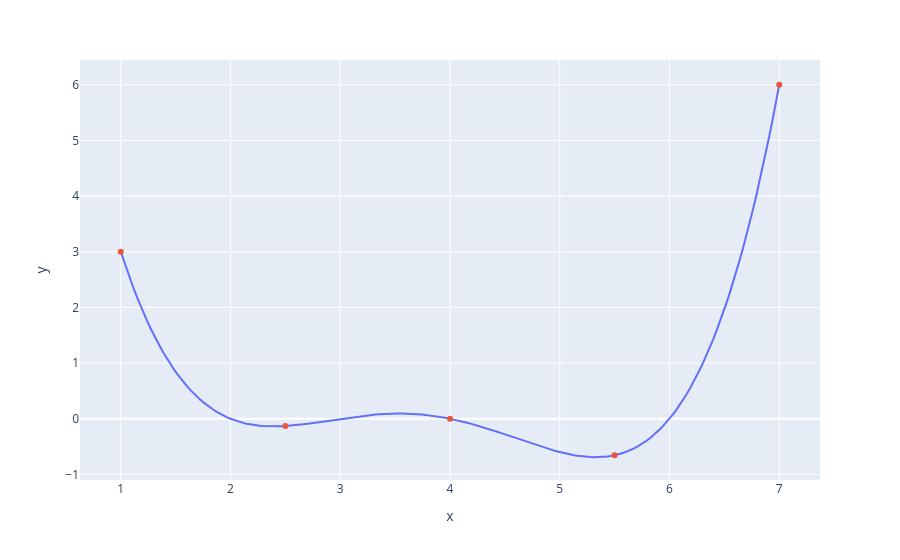

Here is the notebook cell this chart was saved with:
### Code cell
xs = np.linspace(1, 7, 200)
sparse_xs = np.linspace(1, 7, 5)

ys = arbitrary(xs)
sparse_ys = arbitrary(sparse_xs)

fig = px.line(x = xs, y = arbitrary(xs))
fig.add_scatter(x = sparse_xs, y = arbitrary(sparse_xs), mode = 'markers')
fig.update_layout(showlegend= False)
fig.show()

### Figure 1 — Plotly figure (JSON) as saved in the notebook; plotly's stock layout.template omitted (floating-point values rounded to 4 significant figures; data arrays with more than 128 entries replaced by an {"elided": "..."} marker saying what was removed)
{"data": [{"hovertemplate": "x=%{x}<br>y=%{y}<extra></extra>", "legendgroup": "", "line": {"color": "#636efa", "dash": "solid"}, "marker": {"symbol": "circle"}, "mode": "lines", "name": "", "orientation": "v", "showlegend": false, "type": "scatter", "x": {"elided": "200 float values"}, "xaxis": "x", "y": {"elided": "200 float values"}, "yaxis": "y"}, {"mode": "markers", "type": "scatter", "x": [1.0, 2.5, 4.0, 5.5, 7.0], "y": [3.0, -0.1313, 0.0, -0.6562, 6.0]}], "layout": {"legend": {"tracegroupgap": 0}, "margin": {"t": 60}, "showlegend": false, "xaxis": {"anchor": "y", "domain": [0, 1], "title": {"text": "x"}}, "yaxis": {"anchor": "x", "domain": [0, 1], "title": {"text": "y"}}}}
